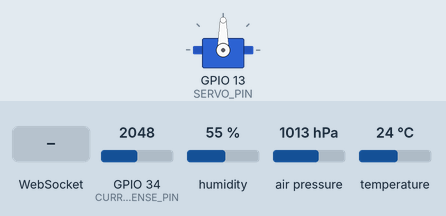
This sketch was run on a simulated ESP32. On the bench: servo. Inputs (shaded band) come from the test bench; at power-on: GPIO 34 (CURRENT_SENSE_PIN) = 2048, humidity 55 %, air pressure 1013 hPa, temperature 24 °C. WiFi joins after 1.5 s; servers stay silent unless stated; what the sketch prints to the serial monitor is not drawn.

Above: at 2.7 s.
2.8 s: WebSocket text "SERVO:" received
At 3.8 s:
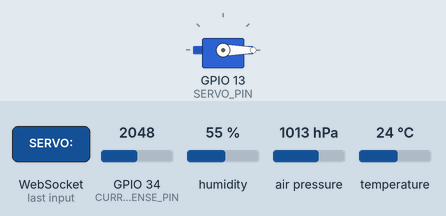
4.3 s: WebSocket text "0" received
Timing chart, 0 to 7.3 s (numbered marks = the images above; inputs shaded):
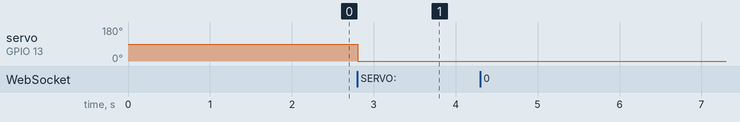

The sketch:

cachebox_esp32.ino
```cpp
/*
 * ESP32 Self-Hosted WebSocket Server - ROS bridge (no web UI)
 * - Hosts a WebSocket endpoint (/ws) that a ROS2 node on the RPi5 connects
 *   to over WiFi - NOT a browser dashboard. No HTML/JS is served; the only
 *   thing this board's HTTP server does is the WebSocket upgrade handshake.
 * - Pushes DHT11/BMP280/current-sensor data to the ROS node in real time
 * - True 2-way communication over a single WebSocket connection: ROS node
 *   sends servo commands, ESP32 pushes sensor telemetry
 * - Advertises itself as cachebox.local via mDNS so the ROS node doesn't
 *   need to read a DHCP IP off the Serial Monitor every boot
 *
 * Libraries needed (install via Library Manager):
 *   - ESPAsyncWebServer - use the ESP32Async fork, NOT the unmaintained
 *     me-no-dev/lacamera original. The original fails to build against
 *     ESP32 Arduino core 3.x with undeclared `mbedtls_..._ret` errors -
 *     see cachebox_project_notes.md's "Known Build Issues" section.
 *   - AsyncTCP - matching ESP32Async fork (mixing forks between
 *     ESPAsyncWebServer and AsyncTCP can cause version/ABI mismatches)
 *   - DHT sensor library (by Adafruit) + Adafruit Unified Sensor
 *   - ArduinoJson
 *   - Adafruit BMP280 Library + Adafruit Unified Sensor + Adafruit BusIO
 *   - ESP32Servo (by Kevin Harrington / madhephaestus) - standard Arduino
 *     Servo library does NOT work on ESP32 core, use this instead
 *   - ESPmDNS - bundled with the ESP32 Arduino core, no separate install
 */

#include <WiFi.h>
#include <ESPAsyncWebServer.h>
#include <AsyncTCP.h>
#include <DHT.h>
#include <ArduinoJson.h>
#include <Wire.h>
#include <Adafruit_BMP280.h>
#include <ESP32Servo.h>
#include <ESPmDNS.h>

// ---------- CONFIG ----------
const char* ssid     = "YOUR_WIFI_SSID";
const char* password = "YOUR_WIFI_PASSWORD";

// mDNS hostname - the ROS node connects to ws://cachebox.local/ws instead
// of a DHCP-assigned IP that can change between boots.
#define MDNS_HOSTNAME "cachebox"

#define DHTPIN   22      // D22, matches schematic
#define DHTTYPE  DHT11

// BMP280 I2C pins - remapped off default 21/22 since GPIO22 is used by DHT11
#define BMP_SDA  21
#define BMP_SCL  27
#define BMP_I2C_ADDR 0x76   // 0x76 if SDO tied to GND, 0x77 if tied to 3V3

#define SERVO_PIN 13        // MG995 signal wire

// Placeholder current-sensor input - NOT in cachebox_project_notes.md's BOM
// yet (no current-sense IC/footprint chosen at time of writing). GPIO34 is
// ADC1-only (safe to read alongside WiFi, unlike ADC2 pins) and input-only
// on this package, a reasonable default for an analog current-sensor
// output (e.g. ACS712/INA219 analog pin) once one is actually wired up.
// Sends raw 12-bit ADC counts, no unit conversion - same "raw values, do
// scaling in the consumer" convention as the rest of this firmware.
#define CURRENT_SENSE_PIN 34

// WiFi connect: give up and reboot after this many failed 500ms polls,
// rather than blocking setup() forever if credentials are wrong/unset or
// the AP is unreachable (this board has no other way to recover otherwise).
#define WIFI_CONNECT_TIMEOUT_MS 20000

DHT dht(DHTPIN, DHTTYPE);
Adafruit_BMP280 bmp;
bool bmpOk = false;

Servo mg995;
int servoAngle = 90; // start centered

AsyncWebServer server(80);
AsyncWebSocket ws("/ws");

unsigned long lastSensorRead = 0;
const unsigned long sensorInterval = 2000; // ms

// ---------- WEBSOCKET EVENT HANDLER ----------
// Protocol (ROS node <-> ESP32), plain text in / JSON out - see
// cachebox_project_notes.md's "Firmware Architecture" section:
//   ROS -> ESP32:  "SERVO:<0-180>"  (plain text, no trailing newline needed)
//   ESP32 -> ROS:  {"temp":.., "hum":.., "pres":.., "current":..} every 2s
void onWsEvent(AsyncWebSocket *server, AsyncWebSocketClient *client,
               AwsEventType type, void *arg, uint8_t *data, size_t len) {
  if (type == WS_EVT_CONNECT) {
    Serial.printf("Client #%u connected\n", client->id());
  } else if (type == WS_EVT_DISCONNECT) {
    Serial.printf("Client #%u disconnected\n", client->id());
  } else if (type == WS_EVT_DATA) {
    AwsFrameInfo *info = (AwsFrameInfo*)arg;
    if (info->final && info->index == 0 && info->len == len && info->opcode == WS_TEXT) {
      String msg = "";
      for (size_t i = 0; i < len; i++) msg += (char)data[i];

      Serial.println("Received: " + msg);

      // ---- Command handling ----
      if (msg.startsWith("SERVO:")) {
        int angle = msg.substring(6).toInt();
        angle = constrain(angle, 0, 180);
        servoAngle = angle;
        mg995.write(servoAngle);
      }
      // Add more command branches here as needed
    }
  }
}

// ---------- SEND SENSOR DATA TO ALL CLIENTS ----------
void broadcastSensorData() {
  float h = dht.readHumidity();
  float t = dht.readTemperature();

  if (isnan(h) || isnan(t)) {
    Serial.println("Failed to read from DHT11");
    return;
  }

  StaticJsonDocument<192> doc;
  doc["temp"] = t;
  doc["hum"]  = h;

  if (bmpOk) {
    doc["pres"] = bmp.readPressure() / 100.0F; // Pa -> hPa
  } else {
    doc["pres"] = "N/A";
  }

  doc["current"] = analogRead(CURRENT_SENSE_PIN); // raw ADC counts, see define comment above

  String json;
  serializeJson(doc, json);
  ws.textAll(json);
}

// ---------- SETUP ----------
void setup() {
  Serial.begin(115200);

  dht.begin();

  // ESP32Servo needs allocated timers before attach() on some cores
  ESP32PWM::allocateTimer(0);
  mg995.setPeriodHertz(50);           // standard 50Hz servo signal
  mg995.attach(SERVO_PIN, 500, 2400); // pulse width range - adjust if MG995 buzzes at extremes
  mg995.write(servoAngle);

  Wire.begin(BMP_SDA, BMP_SCL);
  bmpOk = bmp.begin(BMP_I2C_ADDR);
  if (!bmpOk) {
    Serial.println("BMP280 not found - check wiring/address (tried 0x76)");
  } else {
    bmp.setSampling(Adafruit_BMP280::MODE_NORMAL,
                     Adafruit_BMP280::SAMPLING_X2,
                     Adafruit_BMP280::SAMPLING_X16,
                     Adafruit_BMP280::FILTER_X16,
                     Adafruit_BMP280::STANDBY_MS_500);
  }

  WiFi.begin(ssid, password);
  Serial.print("Connecting to WiFi");
  unsigned long wifiStart = millis();
  while (WiFi.status() != WL_CONNECTED) {
    delay(500);
    Serial.print(".");
    if (millis() - wifiStart > WIFI_CONNECT_TIMEOUT_MS) {
      // Wrong/unset credentials or AP unreachable - don't hang setup()
      // forever with no recovery path. Reboot and try again; if ssid/
      // password are still placeholders this repeats indefinitely but at
      // least stays observable/recoverable over Serial rather than
      // silently freezing.
      Serial.println();
      Serial.println("WiFi connect timed out - restarting to retry");
      ESP.restart();
    }
  }
  Serial.println();
  Serial.print("IP address: ");
  Serial.println(WiFi.localIP());

  if (!MDNS.begin(MDNS_HOSTNAME)) {
    Serial.println("mDNS setup failed - ROS node will need the raw IP above");
  } else {
    MDNS.addService("ws", "tcp", 80);
    Serial.println("mDNS responder started: " MDNS_HOSTNAME ".local");
  }

  ws.onEvent(onWsEvent);
  server.addHandler(&ws);

  server.begin();
  Serial.println("WebSocket server started - no web UI, waiting for ROS node on /ws");
}

// ---------- LOOP ----------
void loop() {
  ws.cleanupClients();

  unsigned long now = millis();
  if (now - lastSensorRead > sensorInterval) {
    lastSensorRead = now;
    broadcastSensorData();
  }
}
```

Measured:
- after the input at 2.8 s, servo on GPIO 13 (SERVO_PIN): 90° → 0° at once
- after the input at 4.3 s, every drawn part: stays the same
